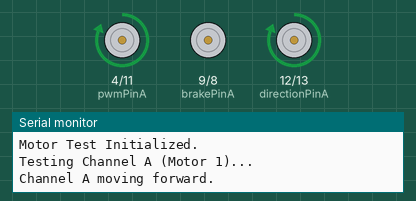
Recording of a sketch running on a simulated Arduino Uno, built with avr-gcc and run on an emulated ATmega328P. Shown: motor-driver pin pairs drawn as motors (green arrow = first pin HIGH = forward, orange = second pin HIGH = backward, longer = more drive), the last lines printed to the serial monitor.

Above: at 1.0 s.
At 3.0 s:
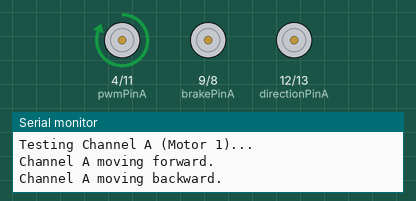
At 4.5 s:
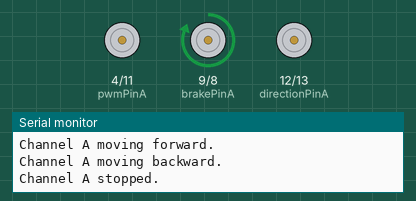
At 6.0 s:
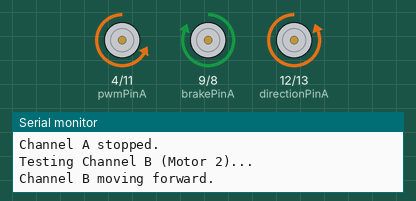
At 8.0 s:
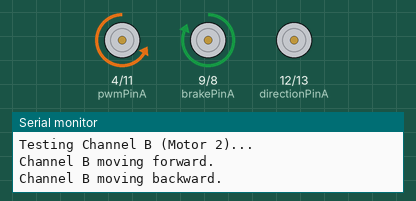
At 11.0 s:
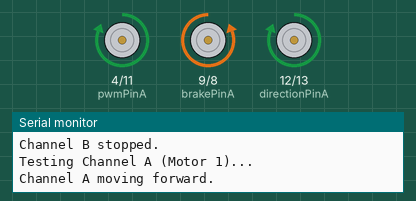
Timing chart, 0 to 13.0 s (numbered marks = the images above):
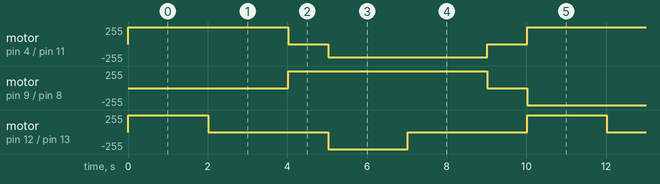

The sketch:

2Motor_NewDriver.ino
```cpp
#include <Encoder.h>

// Encoders for both motors
//Encoder myEncX(5, 4);  // Encoder for Motor 1 (M1)
//Encoder myEncZ(7, 6);  // Encoder for Motor 2 (M2)

// Variables to store previous encoder counts
long int prevCountX = 0;
long int prevCountZ = 0;


// Pin definitions for Channel A (Motor 1)
int directionPinA = 12;
int pwmPinA = 4;
int brakePinA = 9;

// Pin definitions for Channel B (Motor 2)
int directionPinB = 13;
int pwmPinB = 11;
int brakePinB = 8;

// Function to control a motor
void controlMotor(char motor, int pwm, bool direction) {
  int directionPin, pwmPin, brakePin;

  // Assign the correct pins based on the motor
  if (motor == 'A') {
    directionPin = directionPinA;
    pwmPin = pwmPinA;
    brakePin = brakePinA;
  } else if (motor == 'B') {
    directionPin = directionPinB;
    pwmPin = pwmPinB;
    brakePin = brakePinB;
  } else {
    Serial.println("Invalid motor identifier. Use 'A' or 'B'.");
    return;
  }

  // Set direction
  digitalWrite(directionPin, direction ? HIGH : LOW);

  // Release brake
  digitalWrite(brakePin, LOW);

  // Set PWM speed
  analogWrite(pwmPin, pwm);
}

void stopMotor(char motor) {
  int brakePin, pwmPin;

  // Assign the correct pins based on the motor
  if (motor == 'A') {
    brakePin = brakePinA;
    pwmPin = pwmPinA;
  } else if (motor == 'B') {
    brakePin = brakePinB;
    pwmPin = pwmPinB;
  } else {
    Serial.println("Invalid motor identifier. Use 'A' or 'B'.");
    return;
  }

  // Engage brake and stop PWM
  digitalWrite(brakePin, HIGH);
  analogWrite(pwmPin, 0);
}

void setup() {
  // Define pins for both motors
  pinMode(directionPinA, OUTPUT);
  pinMode(pwmPinA, OUTPUT);
  pinMode(brakePinA, OUTPUT);
  pinMode(directionPinB, OUTPUT);
  pinMode(pwmPinB, OUTPUT);
  pinMode(brakePinB, OUTPUT);

  // Reset encoders
  //myEncX.write(0);
  //myEncZ.write(0);

  // Initialize previous counts
  //prevCountX = myEncX.read();
  //prevCountZ = myEncZ.read();

  // Initialize Serial for debugging
  Serial.begin(9600);
  Serial.println("Motor Test Initialized.");
}

void loop() {
  // Read current encoder counts
  //long int currentCountX = myEncX.read();
  //long int currentCountZ = myEncZ.read();
/*
  // Check for changes in encoder count for Motor 1 (M1)
  if (currentCountX != prevCountX) {
    Serial.print("Updated Encoder M1 (counts): ");
    Serial.println(currentCountX);
    prevCountX = currentCountX;  // Update previous count
  }

  // Check for changes in encoder count for Motor 2 (M2)
  if (currentCountZ != prevCountZ) {
    Serial.print("Updated Encoder M2 (counts): ");
    Serial.println(currentCountZ);
    prevCountZ = currentCountZ;  // Update previous count
  }
*/
  // Test Channel A (Motor 1)
  Serial.println("Testing Channel A (Motor 1)...");
  controlMotor('A', 200, true); // Move forward
  Serial.println("Channel A moving forward.");
  delay(2000);

  controlMotor('A', 200, false); // Move backward
  Serial.println("Channel A moving backward.");
  delay(2000);

  stopMotor('A');
  Serial.println("Channel A stopped.");
  delay(1000);

  // Test Channel B (Motor 2)
  Serial.println("Testing Channel B (Motor 2)...");
  controlMotor('B', 200, true); // Move forward
  Serial.println("Channel B moving forward.");
  delay(2000);

  controlMotor('B', 200, false); // Move backward
  Serial.println("Channel B moving backward.");
  delay(2000);

  stopMotor('B');
  Serial.println("Channel B stopped.");
  delay(1000);
}
```

Measured:
- by itself, motor on pin 4 (pwmPinA) / pin 11 (pwmPinB): repeats every 10.0 s: stopped 1.0 s, backward 200/255 4.0 s, stopped 1.0 s, forward 255/255 4.0 s
- by itself, motor on pin 9 (brakePinA) / pin 8 (brakePinB): repeats every 10.0 s: stopped 1.0 s, backward 255/255 4.0 s, stopped 1.0 s, forward 255/255 4.0 s
